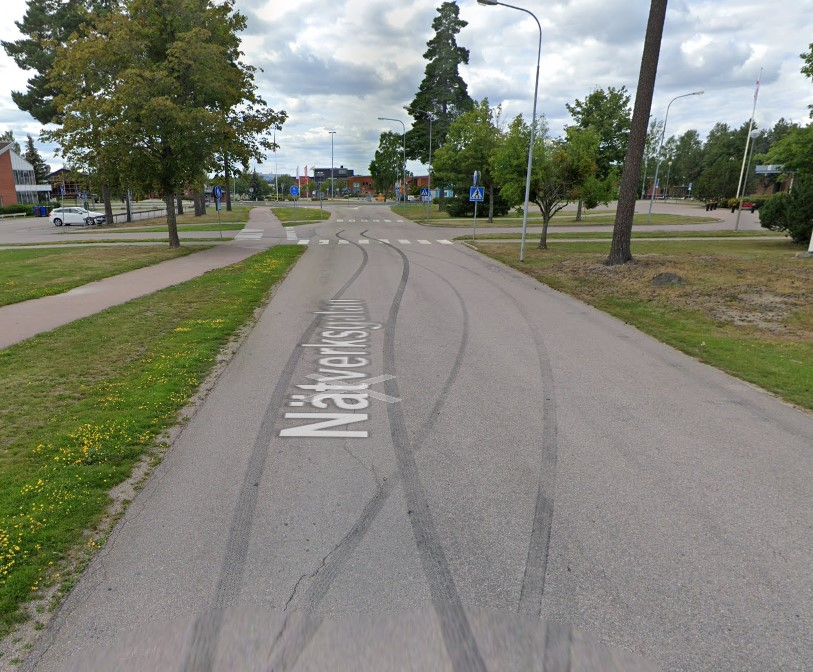
#> input picture Computer-Vision/OpenCV_TESTS/images/natverksgatan.jpg, 813 x 672 px, found by its file name
$ python HoughLineTut.py
#> lines starting #> are read from the running program, lines starting #| are printed output that depends on the picture; after the words box and inside, x2 and y2 are one past the last pixel; in counts of white or black regions, pixels touching at a corner belong together
import cv2
import numpy as np

# imgPath = 'Computer-Vision/OpenCV_TESTS/images/korsord.jpg'
imgPath = 'Computer-Vision/OpenCV_TESTS/images/natverksgatan.jpg'
# imgPath = 'Computer-Vision/OpenCV_TESTS/images/road.jpg'

img = cv2.imread(imgPath)
#> img is the input picture: shape (672, 813, 3); mean B, G, R 119.8, 131.5, 130.3

gray = cv2.cvtColor(img, cv2.COLOR_BGR2GRAY)
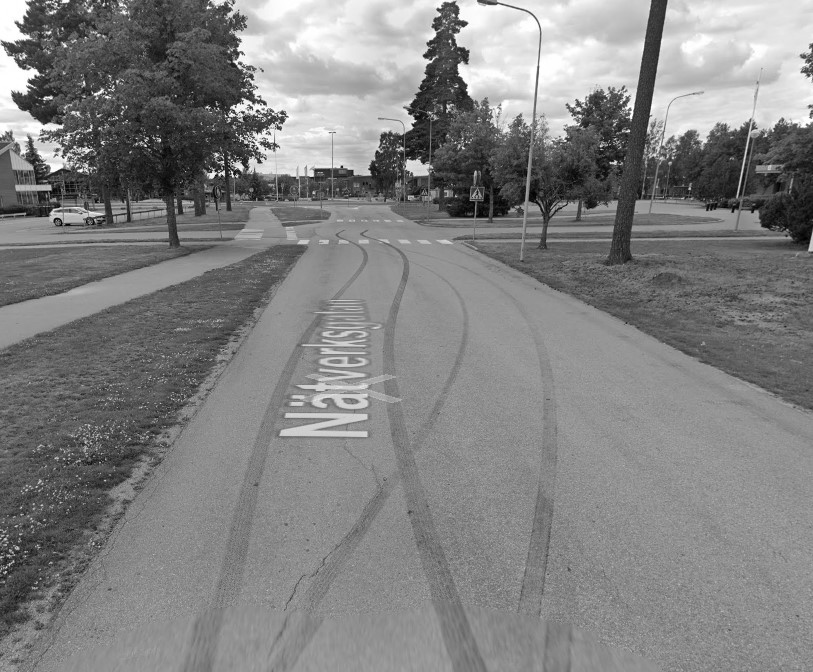
#> gray: shape (672, 813); min 1, max 255, mean 129.8
edges = cv2.Canny(gray, 50, 150, apertureSize=3)
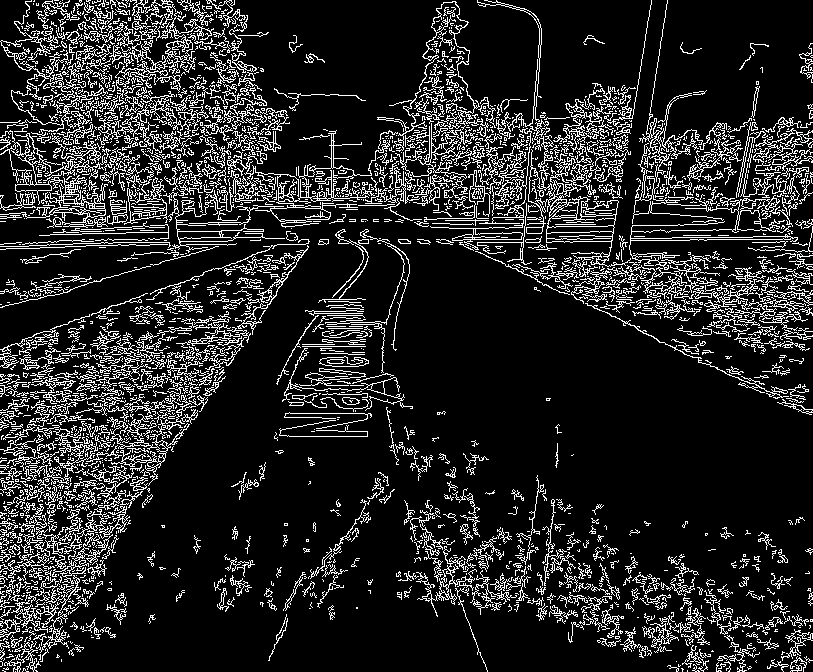
#> edges: shape (672, 813); 14.8% white in thin lines or dots
# cv2.imshow('edges', edges)
lines = cv2.HoughLinesP(edges, 1, np.pi/180, 100,
                        minLineLength=100, maxLineGap=10)
#> lines = 264 rows, first 6: [378, 147, 494, 149], [42, 48, 223, 132], [684, 198, 804, 200], [9, 213, 133, 206], [537, 281, 645, 331], [695, 164, 812, 157]

for line in lines:
    # [10 lines of commented-out code are left out]

    x1, y1, x2, y2 = line[0]  # HoughLinesP

    cv2.line(img, (x1, y1), (x2, y2), (10, 255, 50), 2)
#> this loop made 264 passes
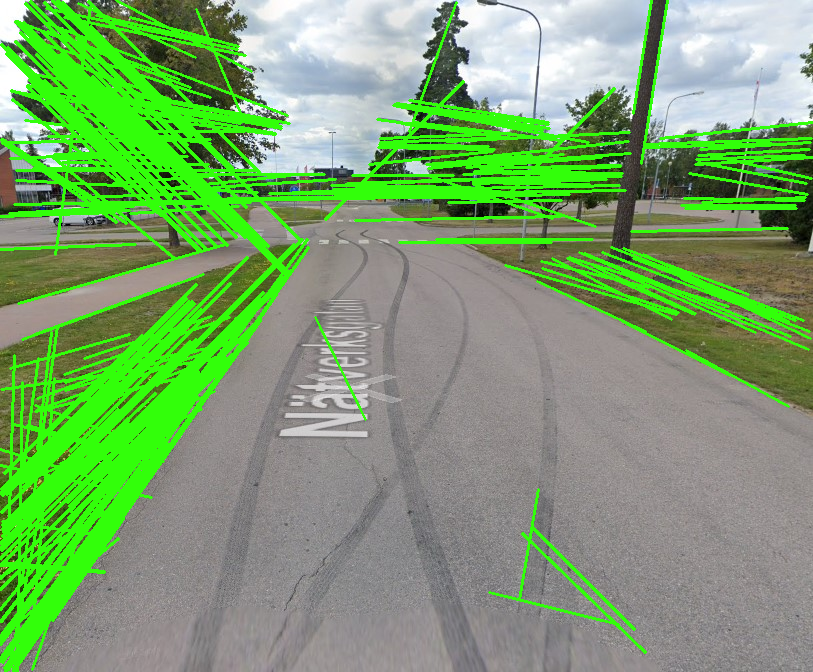
#> img: shape (672, 813, 3); 19.27% of pixels changed, all inside (x1, y1, x2, y2) = (0, 0, 813, 672)


cv2.imshow("image", img)
cv2.waitKey(0)
cv2.destroyAllWindows()

$ run again, with Computer-Vision/OpenCV_TESTS/images/road.jpg copied over Computer-Vision/OpenCV_TESTS/images/natverksgatan.jpg
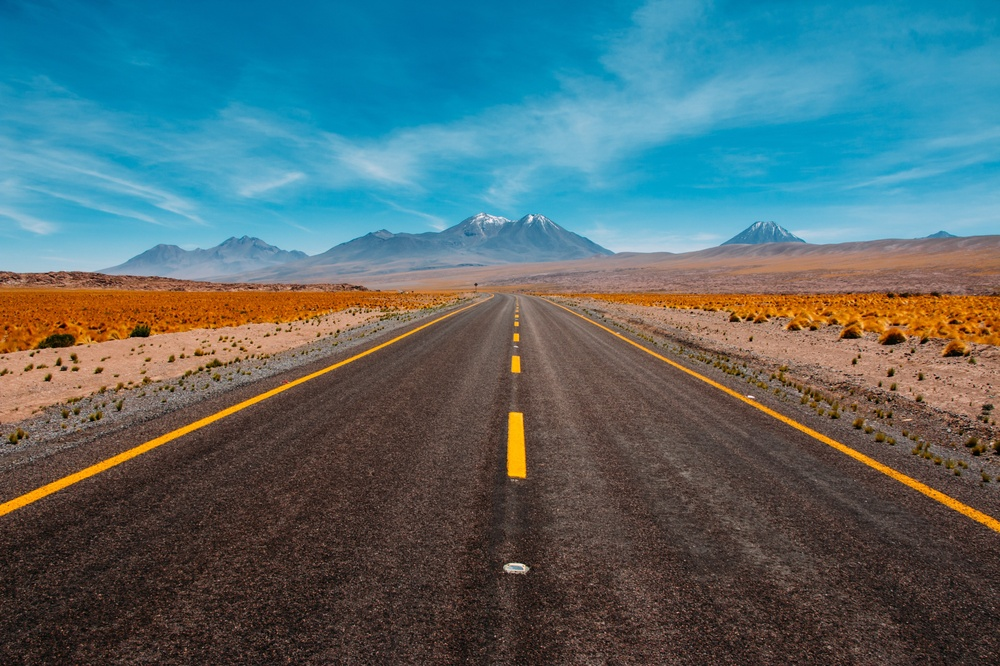
#> input picture Computer-Vision/OpenCV_TESTS/images/road.jpg, 1000 x 666 px, shrunk from 4000 x 2666 before the run, found by its file name
#> img is the input picture: shape (666, 1000, 3); mean B, G, R 110.3, 106.4, 83.1
#> `edges = cv2.Canny(gray, 50, 150, apertureSize=3)`:
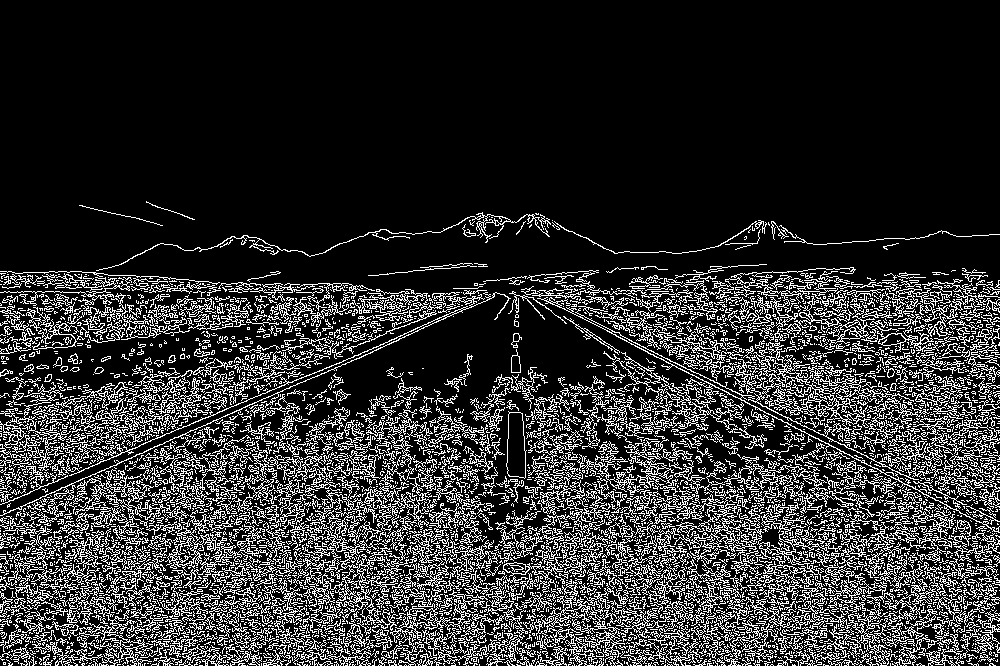
#> edges: shape (666, 1000); 18.7% white in thin lines or dots, all inside (x1, y1, x2, y2) = (0, 201, 1000, 666)
#> lines = 540 rows, first 6: [7, 505, 491, 514], [533, 602, 985, 649], [136, 642, 456, 592], [157, 665, 806, 516], [9, 403, 181, 428], [692, 495, 999, 479]
#> the loop `for line in lines:` made 540 passes
#> after the loop `for line in lines:`:
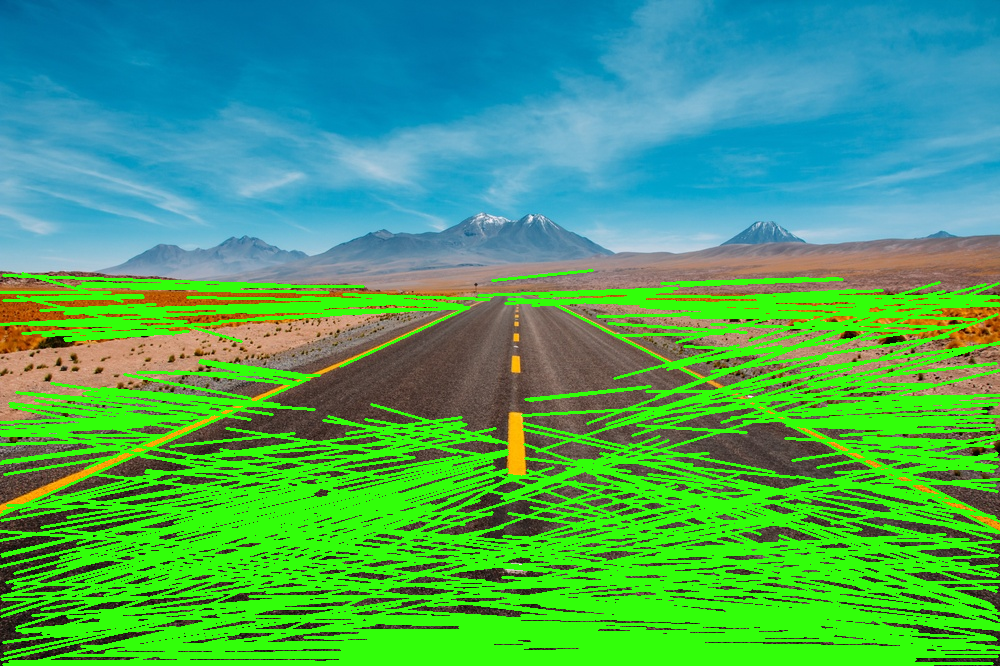
#> img: shape (666, 1000, 3); mean B, G, R 97.9, 167.6, 70.3

$ run again, with Computer-Vision/OpenCV_TESTS/images/endless-road.jpg copied over Computer-Vision/OpenCV_TESTS/images/natverksgatan.jpg
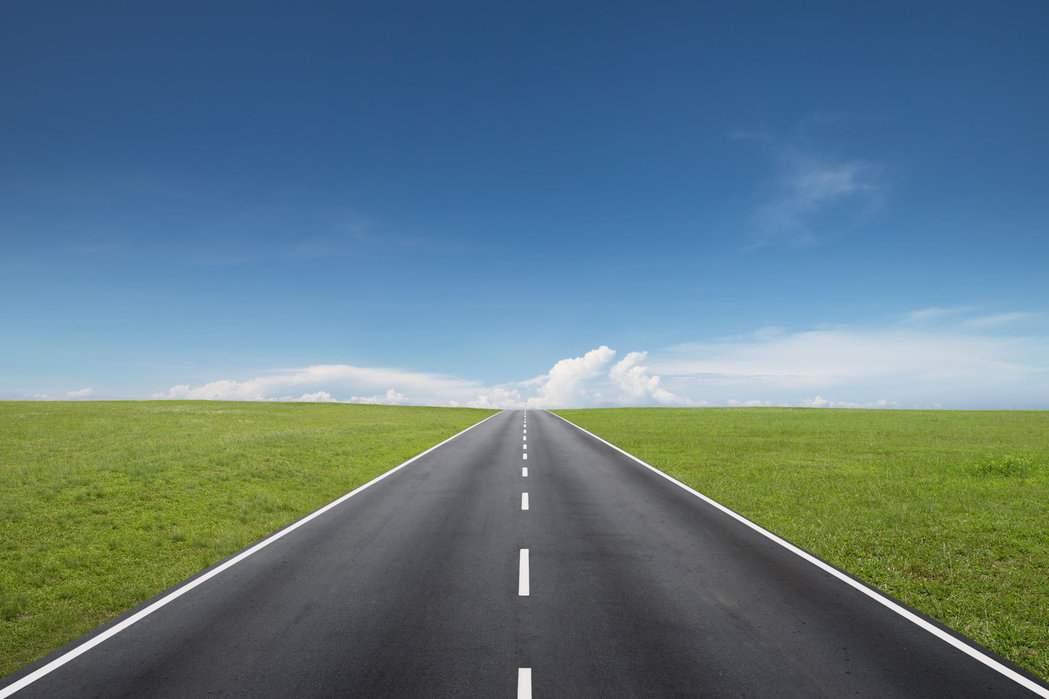
#> input picture Computer-Vision/OpenCV_TESTS/images/endless-road.jpg, 1049 x 699 px, found by its file name
#> img is the input picture: shape (699, 1049, 3); mean B, G, R 129.4, 120.5, 94.2
#> `edges = cv2.Canny(gray, 50, 150, apertureSize=3)`:
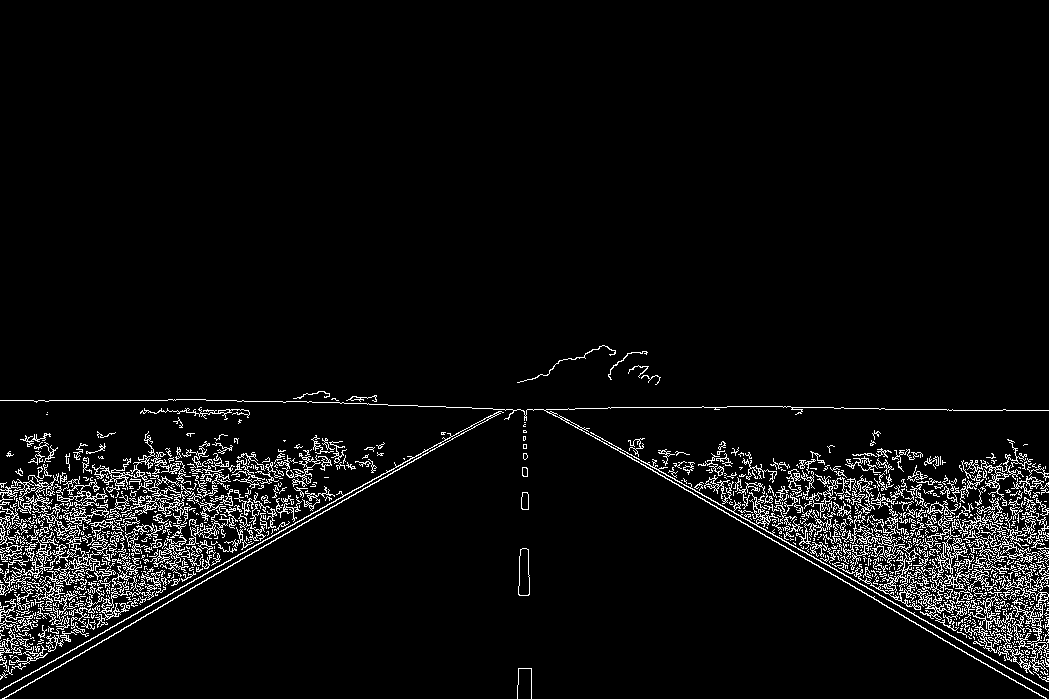
#> edges: shape (699, 1049); 4.9% white in thin lines or dots, all inside (x1, y1, x2, y2) = (0, 345, 1049, 699)
#> lines = 166 rows, first 6: [575, 426, 937, 635], [114, 633, 443, 443], [55, 660, 311, 513], [727, 406, 884, 408], [729, 515, 1046, 698], [548, 409, 788, 542]
#> the loop `for line in lines:` made 166 passes
#> after the loop `for line in lines:`:
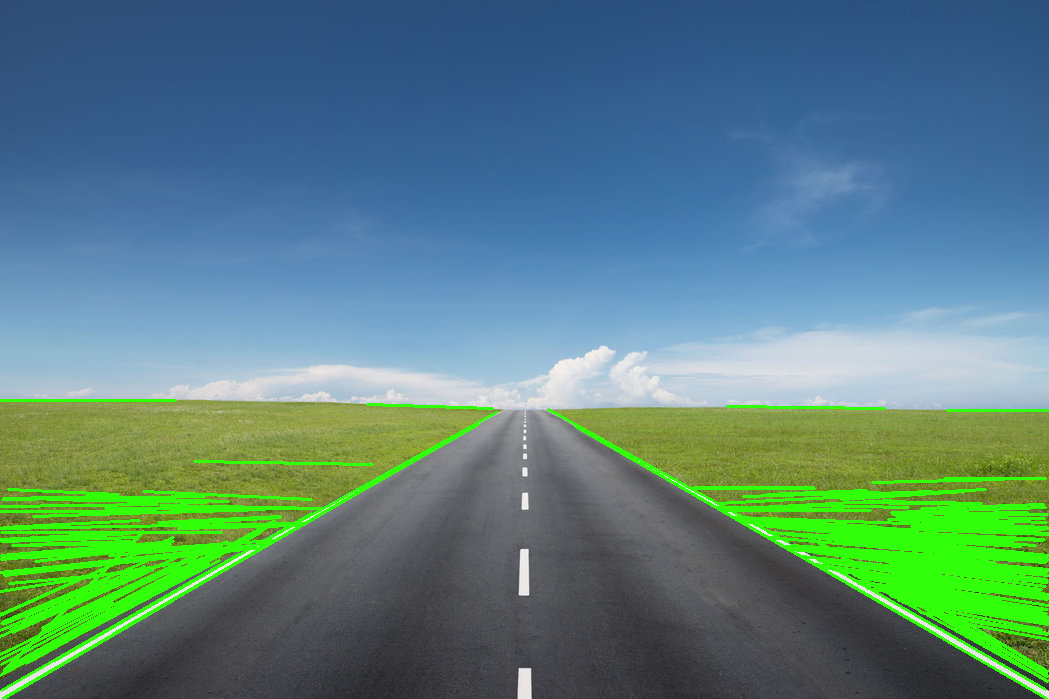
#> img: shape (699, 1049, 3); 7.85% of pixels changed, all inside (x1, y1, x2, y2) = (0, 399, 1049, 699)
